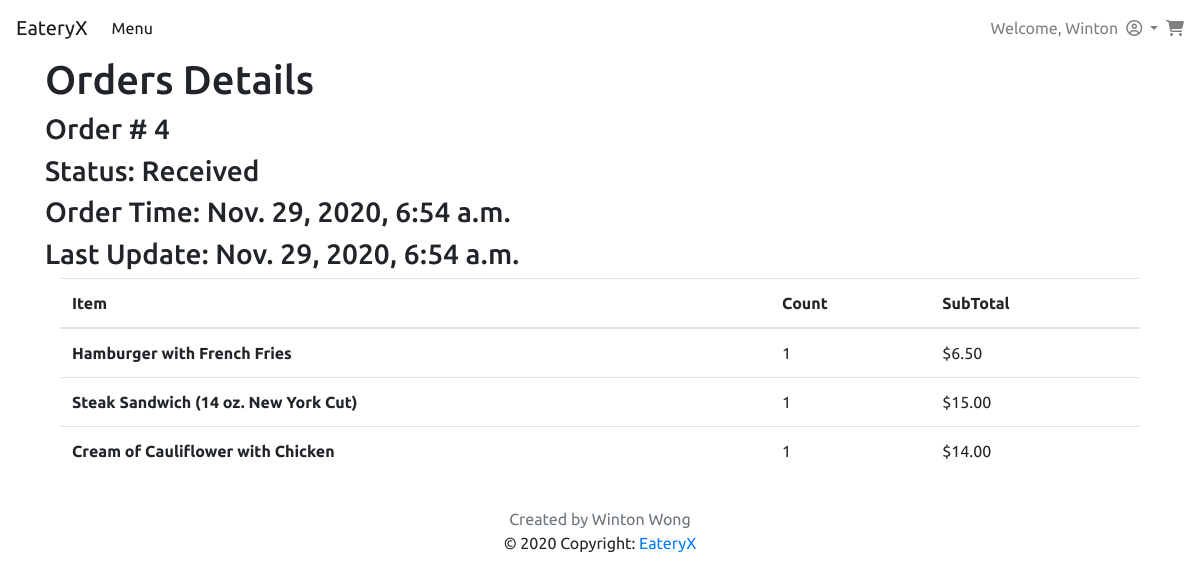
Screenshot of /orders/4/ (signed in) with the database file from the repository.
### restaurants/models.py (models this page shows, shortened)
class Account(AbstractUser):
    id = models.AutoField(primary_key=True)
    email = models.EmailField(verbose_name='email', max_length=60, unique=True)
    first_name = models.CharField(max_length=24)
    last_name = models.CharField(max_length=24)
    phone_number = PhoneNumberField()
    date_joined = models.DateTimeField(
        auto_now_add=True, verbose_name='date joined')
    last_login = models.DateTimeField(
        auto_now=True, blank=True, null=True, verbose_name='last login')
    is_superuser = models.BooleanField(
        default=False, help_text='Designates that this user has all permissions without explicitly assigning them.', verbose_name='superuser status')
    is_staff = models.BooleanField(
        default=False, help_text='Designates whether the user can log into this admin site. Mine', verbose_name='staff status')
    is_admin = models.BooleanField(
        default=False, help_text='Designates whether the user can log into this admin site.', verbose_name='staff status')
    is_active = models.BooleanField(
        default=True, help_text='Designates whether this user should be treated as active. Unselect this instead of deleting accounts.', verbose_name='active')
    USERNAME_FIELD = 'email'
    REQUIRED_FIELDS = ['first_name', 'last_name', 'phone_number']
    object = MyAccountManager()
    def __str__(self):
        return self.first_name

class Order(models.Model):
    customer = models.ForeignKey(Account, on_delete=models.CASCADE)
    order_content = models.JSONField()
    total_price = models.DecimalField(max_digits=6, decimal_places=2)
    time = models.DateTimeField(
        auto_now_add=True, verbose_name='date joined')
    status = models.CharField(max_length=1, choices=STATUS)
    payment_id = models.CharField(
        max_length=255, verbose_name='PayPal paymentID')
    payer_id = models.CharField(max_length=255, verbose_name='PayPal payerID')
    last_modifed = models.DateTimeField(
        auto_now=True, blank=True, null=True, verbose_name='last modifed')
    comment = models.CharField(max_length=255)

class Menu(models.Model):
    food_item_name = models.CharField(max_length=255)
    price = models.DecimalField(max_digits=6, decimal_places=2)
    def __str__(self):
        return "%i, %s" % (self.id, self.food_item_name)

### restaurants/views.py (the view)
# urls.py: path('orders/<int:id>/', views.ordersDetails, name='ordersDetails'),
def ordersDetails(request, id):
    order = Order.objects.get(pk=id)
    items = cartItems(order.order_content)
    context = {'order': order,
               'items': items}
    print(items)
    return render(request, "order_details.html", context)

### restaurants/util.py (called while the page is built)
def subTotalPrice(count, itemPrice):
    return Decimal(count)*itemPrice

def cartItems(itemsListStr):
    itemsList = json.loads(itemsListStr)
    cart = []
    for i in itemsList:
        item = Menu.objects.get(pk=i['itemID'])
        cart.append({'count': i['count'], 'object': item,
                     'subTotalPrice': subTotalPrice(i['count'], item.price)})
    return cart

### restaurants/templates/order_details.html (shortened to what this page needs)
{% extends './customer_base.html'%}
{% block mainContent %}
<div class="container">
    <h1>Orders Details</h1>
    <h3>Order # {{order.id}}</h3>
    {% if order.status == "A" %}
    <h3>Status: Received</h3>
    {% endif %}
    <h3>Order Time: {{order.time}}</h3>
    <h3>Last Update: {{order.last_modifed}}</h3>
    <div class="col-12">
        <table class="table">
            <thead>
                <tr>
                    <th scope="col">Item</th>
                    <th scope="col">Count</th>
                    <th scope="col">SubTotal</th>
                </tr>
            </thead>
            <tbody>
                {%for item in items%}
                {% include 'elements/order_items_details.html' with value=item%}
                {% endfor%}
            </tbody>
        </table>
    </div>
</div>
{% endblock mainContent %}

### restaurants/templates/customer_elements/customer_navbar.html (shortened to what this page needs)
<nav class="navbar navbar-expand-lg navbar-light" style="background-color: white;">
    <a class="navbar-brand" id="navbarLogo" href="{% url 'restaurants:index' %}">EateryX</a>
    <div class="collapse navbar-collapse" id="navbarNavAltMarkup">
        <ul class="navbar-nav mr-auto">
            <li class="nav-item">
                <a class="nav-item nav-link active" href="{% url 'restaurants:menu' %}">Menu</a>
            </li>
        </ul>
        <ul class="navbar-nav">
            <li class="nav-item">
                {% if user.is_authenticated %} <span class="navbar-text">Welcome, {{ user }}</span>
                {% else %} <span class="navbar-text">Welcome Guest!!! </span>
                {% endif %}
            </li>
            <li class="nav-item dropdown">
                <a class="nav-link dropdown-toggle" href="#" id="navbarDropdown" role="button" data-toggle="dropdown"
                    aria-haspopup="true" aria-expanded="false">
                    <i class="far fa-user-circle"></i>
                </a>
            </li>
            <li class="nav-item">
                <a class="navbar-text" href="{% url 'restaurants:cart' %}"><i class="fas fa-shopping-cart"></i></a>
            </li>
        </ul>
    </div>
</nav>

### restaurants/templates/elements/order_items_details.html
<tr>
    <th scope="row"> {{value.object.food_item_name}}</th>
    <td>{{value.count}}</td>
    <td>${{value.subTotalPrice}}</td>
</tr>

### restaurants/static/main/custom.css (style rules this page uses)
body { font-family: 'Ubuntu', sans-serif; }

### rows the page displays
Account: first_name "Winton"
Order: id "4", time "Nov. 29, 2020, 6:54 a.m.", last_modifed "Nov. 29, 2020, 6:54 a.m."
Menu: object.food_item_name "Hamburger with French Fries", count "1", subTotalPrice "6.50"
Menu: object.food_item_name "Steak Sandwich (14 oz. New York Cut)", count "1", subTotalPrice "15.00"
Menu: object.food_item_name "Cream of Cauliflower with Chicken", count "1", subTotalPrice "14.00"
